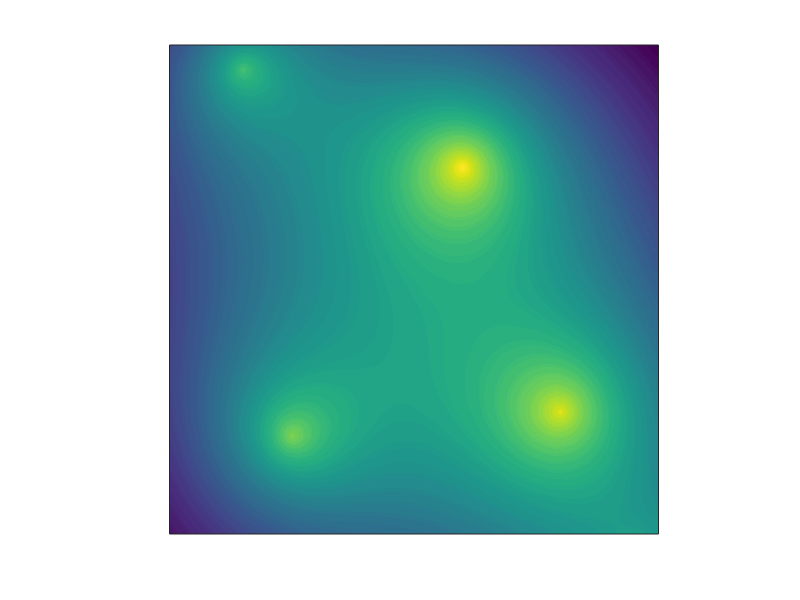

The MATLAB script that drew this image: (Note: this script raises an error after producing the figure.)
clear

%% user-defined parameter
d = 0.5;
x1 = [-0.6; -0.5];
x2 = [0.5; 0.2];
x3 = [-0.5; 0.6];
x4 = [0.9; -0.7];
x5 = [-1.2; 1];

fun = @(x) 1 ./ (d + norm(x - x1)) + 1.2 ./ (d + norm(x - x2)) + 1 ./ (d + norm(x - x3)) + 1 ./ (d + norm(x - x4)) + 1 ./ (d + norm(x - x5));

%% cal
x1 = -1:0.01:1;
x2 = -1:0.01:1;

N = length(x1);
y = zeros(N, N);
for i = 1:N
    for j = 1:N
        x = [x1(i); x2(j)];
        y(i, j) = fun(x);
    end
end

%% result
figure
contourf(x1, x2, y, 100,'LineColor','none')

axis square
xticklabels('')
xticks([])
yticklabels('')
yticks([])

set(gcf,'color','w');

%% save
saveas(gcf,'Fig1B.png')
export_fig Fig1B.pdf



